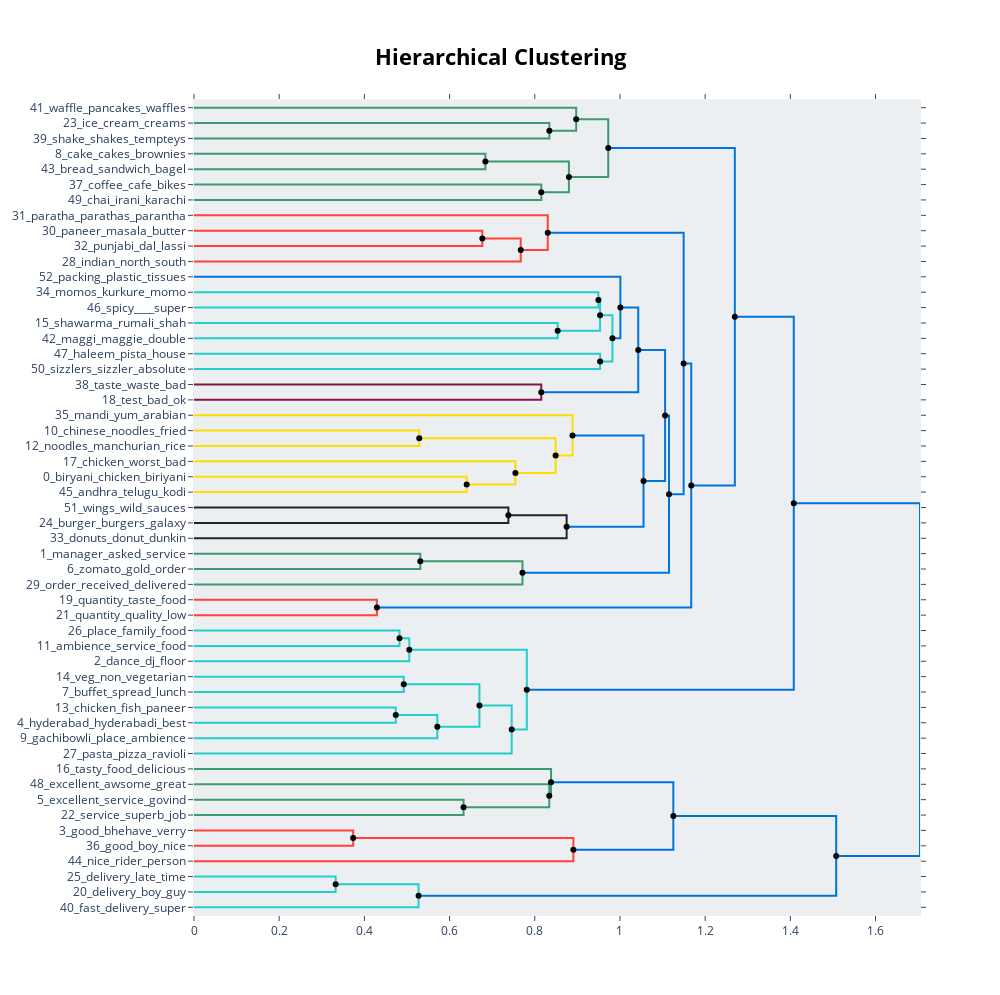

This figure's notebook cell:
### Code cell
model_base.visualize_hierarchy(hierarchical_topics=hierarchical_topics)

### Figure 1 — Plotly figure (JSON) as saved in the notebook; plotly's stock layout.template omitted (floating-point values rounded to 4 significant figures)
{"data": [{"hoverinfo": "text", "marker": {"color": "rgb(61,153,112)"}, "mode": "lines", "text": ["ice_cream_creams_stone_nuts", "", "", "shake_shakes_tempteys_brownie_caramel"], "type": "scatter", "x": [0, 0.8343, 0.8343, 0], "xaxis": "x", "y": [-15, -15, -25, -25], "yaxis": "y"}, {"hoverinfo": "text", "marker": {"color": "rgb(61,153,112)"}, "mode": "lines", "text": ["waffle_pancakes_waffles_tea_nutella", "", "", "ice_cream_shake_shakes_creams"], "type": "scatter", "x": [0, 0.8973, 0.8973, 0.8343], "xaxis": "x", "y": [-5, -5, -20, -20], "yaxis": "y"}, {"hoverinfo": "text", "marker": {"color": "rgb(61,153,112)"}, "mode": "lines", "text": ["cake_cakes_brownies_cupcakes_chocolate", "", "", "bread_sandwich_bagel_coffee_bakery"], "type": "scatter", "x": [0, 0.6841, 0.6841, 0], "xaxis": "x", "y": [-35, -35, -45, -45], "yaxis": "y"}, {"hoverinfo": "text", "marker": {"color": "rgb(61,153,112)"}, "mode": "lines", "text": ["coffee_cafe_bikes_cars_bike", "", "", "chai_irani_karachi_cafe_old"], "type": "scatter", "x": [0, 0.8153, 0.8153, 0], "xaxis": "x", "y": [-55, -55, -65, -65], "yaxis": "y"}, {"hoverinfo": "text", "marker": {"color": "rgb(61,153,112)"}, "mode": "lines", "text": ["cake_cakes_brownies_chocolate_cupcakes", "", "", "cafe_coffee_chai_irani_bikes"], "type": "scatter", "x": [0.6841, 0.8802, 0.8802, 0.8153], "xaxis": "x", "y": [-40, -40, -60, -60], "yaxis": "y"}, {"hoverinfo": "text", "marker": {"color": "rgb(61,153,112)"}, "mode": "lines", "text": ["ice_cream_shake_shakes_creams", "", "", "cake_coffee_cafe_cakes_chocolate"], "type": "scatter", "x": [0.8973, 0.9725, 0.9725, 0.8802], "xaxis": "x", "y": [-12.5, -12.5, -50, -50], "yaxis": "y"}, {"hoverinfo": "text", "marker": {"color": "rgb(255,65,54)"}, "mode": "lines", "text": ["paneer_masala_butter_ordered_curry", "", "", "punjabi_dal_lassi_food_makhani"], "type": "scatter", "x": [0, 0.6769, 0.6769, 0], "xaxis": "x", "y": [-85, -85, -95, -95], "yaxis": "y"}, {"hoverinfo": "text", "marker": {"color": "rgb(255,65,54)"}, "mode": "lines", "text": ["punjabi_paneer_dal_butter_makhani", "", "", "indian_north_south_food_good"], "type": "scatter", "x": [0.6769, 0.767, 0.767, 0], "xaxis": "x", "y": [-90, -90, -105, -105], "yaxis": "y"}, {"hoverinfo": "text", "marker": {"color": "rgb(255,65,54)"}, "mode": "lines", "text": ["paratha_parathas_parantha_aloo_chutney", "", "", "punjabi_paneer_indian_north_dal"], "type": "scatter", "x": [0, 0.8305, 0.8305, 0.767], "xaxis": "x", "y": [-75, -75, -97.5, -97.5], "yaxis": "y"}, {"hoverinfo": "text", "marker": {"color": "rgb(35,205,205)"}, "mode": "lines", "text": ["momos_kurkure_momo_steamed_sauce", "", "", "spicy____super_stomach_vegitables"], "type": "scatter", "x": [0, 0.9494, 0.9494, 0], "xaxis": "x", "y": [-125, -125, -135, -135], "yaxis": "y"}, {"hoverinfo": "text", "marker": {"color": "rgb(35,205,205)"}, "mode": "lines", "text": ["shawarma_rumali_shah_ghouse_shawarmas", "", "", "maggi_maggie_double_egg_fried"], "type": "scatter", "x": [0, 0.8538, 0.8538, 0], "xaxis": "x", "y": [-145, -145, -155, -155], "yaxis": "y"}, {"hoverinfo": "text", "marker": {"color": "rgb(35,205,205)"}, "mode": "lines", "text": ["momos_kurkure_momo_steamed_spicy", "", "", "shawarma_maggi_maggie_rumali_chicken"], "type": "scatter", "x": [0.9494, 0.9533, 0.9533, 0.8538], "xaxis": "x", "y": [-130, -130, -150, -150], "yaxis": "y"}, {"hoverinfo": "text", "marker": {"color": "rgb(35,205,205)"}, "mode": "lines", "text": ["haleem_pista_house_ramzan_ghouse", "", "", "sizzlers_sizzler_absolute_sizzling_absolutely"], "type": "scatter", "x": [0, 0.9534, 0.9534, 0], "xaxis": "x", "y": [-165, -165, -175, -175], "yaxis": "y"}, {"hoverinfo": "text", "marker": {"color": "rgb(35,205,205)"}, "mode": "lines", "text": ["shawarma_momos_maggi_maggie_kurkure", "", "", "haleem_sizzlers_sizzler_absolute_pista"], "type": "scatter", "x": [0.9533, 0.9823, 0.9823, 0.9534], "xaxis": "x", "y": [-140, -140, -170, -170], "yaxis": "y"}, {"hoverinfo": "text", "marker": {"color": "rgb(0,116,217)"}, "mode": "lines", "text": ["packing_plastic_tissues_cutlery_cover", "", "", "shawarma_momos_haleem_maggi_sizzlers"], "type": "scatter", "x": [0, 1.001, 1.001, 0.9823], "xaxis": "x", "y": [-115, -115, -155, -155], "yaxis": "y"}, {"hoverinfo": "text", "marker": {"color": "rgb(133,20,75)"}, "mode": "lines", "text": ["taste_waste_bad_zero_nom", "", "", "test_bad_ok_worst_nic"], "type": "scatter", "x": [0, 0.8153, 0.8153, 0], "xaxis": "x", "y": [-185, -185, -195, -195], "yaxis": "y"}, {"hoverinfo": "text", "marker": {"color": "rgb(0,116,217)"}, "mode": "lines", "text": ["shawarma_momos_haleem_maggi_sizzlers", "", "", "bad_taste_waste_test_ok"], "type": "scatter", "x": [1.001, 1.043, 1.043, 0.8153], "xaxis": "x", "y": [-135, -135, -190, -190], "yaxis": "y"}, {"hoverinfo": "text", "marker": {"color": "rgb(255,220,0)"}, "mode": "lines", "text": ["chinese_noodles_fried_authentic_soup", "", "", "noodles_manchurian_rice_fried_ordered"], "type": "scatter", "x": [0, 0.5288, 0.5288, 0], "xaxis": "x", "y": [-215, -215, -225, -225], "yaxis": "y"}, {"hoverinfo": "text", "marker": {"color": "rgb(255,220,0)"}, "mode": "lines", "text": ["biryani_chicken_biriyani_mutton_taste", "", "", "andhra_telugu_kodi_authentic_pulav"], "type": "scatter", "x": [0, 0.6402, 0.6402, 0], "xaxis": "x", "y": [-245, -245, -255, -255], "yaxis": "y"}, {"hoverinfo": "text", "marker": {"color": "rgb(255,220,0)"}, "mode": "lines", "text": ["chicken_worst_bad_smell_oil", "", "", "biryani_chicken_biriyani_taste_mutton"], "type": "scatter", "x": [0, 0.7546, 0.7546, 0.6402], "xaxis": "x", "y": [-235, -235, -250, -250], "yaxis": "y"}, {"hoverinfo": "text", "marker": {"color": "rgb(255,220,0)"}, "mode": "lines", "text": ["chinese_noodles_rice_fried_manchurian", "", "", "biryani_chicken_biriyani_ordered_taste"], "type": "scatter", "x": [0.5288, 0.849, 0.849, 0.7546], "xaxis": "x", "y": [-220, -220, -242.5, -242.5], "yaxis": "y"}, {"hoverinfo": "text", "marker": {"color": "rgb(255,220,0)"}, "mode": "lines", "text": ["mandi_yum_arabian_tree_mutton", "", "", "biryani_chicken_chinese_ordered_rice"], "type": "scatter", "x": [0, 0.8886, 0.8886, 0.849], "xaxis": "x", "y": [-205, -205, -231.2, -231.2], "yaxis": "y"}, {"hoverinfo": "text", "marker": {"color": "rgb(40,35,35)"}, "mode": "lines", "text": ["wings_wild_sauces_chicken_nuggets", "", "", "burger_burgers_galaxy_milky_chicken"], "type": "scatter", "x": [0, 0.738, 0.738, 0], "xaxis": "x", "y": [-265, -265, -275, -275], "yaxis": "y"}, {"hoverinfo": "text", "marker": {"color": "rgb(40,35,35)"}, "mode": "lines", "text": ["burger_wings_burgers_chicken_sauces", "", "", "donuts_donut_dunkin_chocolate_coffee"], "type": "scatter", "x": [0.738, 0.8748, 0.8748, 0], "xaxis": "x", "y": [-270, -270, -285, -285], "yaxis": "y"}, {"hoverinfo": "text", "marker": {"color": "rgb(0,116,217)"}, "mode": "lines", "text": ["biryani_chicken_rice_chinese_ordered", "", "", "burger_donuts_wings_burgers_chicken"], "type": "scatter", "x": [0.8886, 1.055, 1.055, 0.8748], "xaxis": "x", "y": [-218.1, -218.1, -277.5, -277.5], "yaxis": "y"}, {"hoverinfo": "text", "marker": {"color": "rgb(0,116,217)"}, "mode": "lines", "text": ["shawarma_momos_haleem_maggi_sizzlers", "", "", "biryani_chicken_ordered_rice_burger"], "type": "scatter", "x": [1.043, 1.106, 1.106, 1.055], "xaxis": "x", "y": [-162.5, -162.5, -247.8, -247.8], "yaxis": "y"}, {"hoverinfo": "text", "marker": {"color": "rgb(61,153,112)"}, "mode": "lines", "text": ["manager_asked_service_table_worst", "", "", "zomato_gold_order_restaurant_delivery"], "type": "scatter", "x": [0, 0.5312, 0.5312, 0], "xaxis": "x", "y": [-295, -295, -305, -305], "yaxis": "y"}, {"hoverinfo": "text", "marker": {"color": "rgb(61,153,112)"}, "mode": "lines", "text": ["zomato_asked_manager_service_worst", "", "", "order_received_delivered_wrong_delivery"], "type": "scatter", "x": [0.5312, 0.7711, 0.7711, 0], "xaxis": "x", "y": [-300, -300, -315, -315], "yaxis": "y"}, {"hoverinfo": "text", "marker": {"color": "rgb(0,116,217)"}, "mode": "lines", "text": ["biryani_chicken_ordered_taste_shawarma", "", "", "zomato_asked_order_manager_service"], "type": "scatter", "x": [1.106, 1.115, 1.115, 0.7711], "xaxis": "x", "y": [-205.2, -205.2, -307.5, -307.5], "yaxis": "y"}, {"hoverinfo": "text", "marker": {"color": "rgb(0,116,217)"}, "mode": "lines", "text": ["punjabi_paratha_paneer_indian_north", "", "", "biryani_chicken_ordered_order_taste"], "type": "scatter", "x": [0.8305, 1.15, 1.15, 1.115], "xaxis": "x", "y": [-86.25, -86.25, -256.3, -256.3], "yaxis": "y"}, {"hoverinfo": "text", "marker": {"color": "rgb(255,65,54)"}, "mode": "lines", "text": ["quantity_taste_food_quality_salt", "", "", "quantity_quality_low_sucks_poor"], "type": "scatter", "x": [0, 0.4293, 0.4293, 0], "xaxis": "x", "y": [-325, -325, -335, -335], "yaxis": "y"}, {"hoverinfo": "text", "marker": {"color": "rgb(0,116,217)"}, "mode": "lines", "text": ["biryani_chicken_ordered_taste_food", "", "", "quantity_quality_price_taste_low"], "type": "scatter", "x": [1.15, 1.167, 1.167, 0.4293], "xaxis": "x", "y": [-171.3, -171.3, -330, -330], "yaxis": "y"}, {"hoverinfo": "text", "marker": {"color": "rgb(0,116,217)"}, "mode": "lines", "text": ["cake_cream_ice_chocolate_coffee", "", "", "biryani_chicken_ordered_taste_food"], "type": "scatter", "x": [0.9725, 1.27, 1.27, 1.167], "xaxis": "x", "y": [-31.25, -31.25, -250.6, -250.6], "yaxis": "y"}, {"hoverinfo": "text", "marker": {"color": "rgb(35,205,205)"}, "mode": "lines", "text": ["place_family_food_great_good", "", "", "ambience_service_food_good_staff"], "type": "scatter", "x": [0, 0.4824, 0.4824, 0], "xaxis": "x", "y": [-345, -345, -355, -355], "yaxis": "y"}, {"hoverinfo": "text", "marker": {"color": "rgb(35,205,205)"}, "mode": "lines", "text": ["ambience_food_service_place_good", "", "", "dance_dj_floor_music_place"], "type": "scatter", "x": [0.4824, 0.5055, 0.5055, 0], "xaxis": "x", "y": [-350, -350, -365, -365], "yaxis": "y"}, {"hoverinfo": "text", "marker": {"color": "rgb(35,205,205)"}, "mode": "lines", "text": ["veg_non_vegetarian_starters_vegetarians", "", "", "buffet_spread_lunch_starters_main"], "type": "scatter", "x": [0, 0.4924, 0.4924, 0], "xaxis": "x", "y": [-375, -375, -385, -385], "yaxis": "y"}, {"hoverinfo": "text", "marker": {"color": "rgb(35,205,205)"}, "mode": "lines", "text": ["chicken_fish_paneer_soup_main", "", "", "hyderabad_hyderabadi_best_place_food"], "type": "scatter", "x": [0, 0.4737, 0.4737, 0], "xaxis": "x", "y": [-395, -395, -405, -405], "yaxis": "y"}, {"hoverinfo": "text", "marker": {"color": "rgb(35,205,205)"}, "mode": "lines", "text": ["hyderabad_chicken_best_place_fish", "", "", "gachibowli_place_ambience_area_food"], "type": "scatter", "x": [0.4737, 0.5713, 0.5713, 0], "xaxis": "x", "y": [-400, -400, -415, -415], "yaxis": "y"}, {"hoverinfo": "text", "marker": {"color": "rgb(35,205,205)"}, "mode": "lines", "text": ["buffet_veg_non_spread_starters", "", "", "hyderabad_gachibowli_place_best_chicken"], "type": "scatter", "x": [0.4924, 0.6701, 0.6701, 0.5713], "xaxis": "x", "y": [-380, -380, -407.5, -407.5], "yaxis": "y"}, {"hoverinfo": "text", "marker": {"color": "rgb(35,205,205)"}, "mode": "lines", "text": ["buffet_hyderabad_veg_place_gachibowli", "", "", "pasta_pizza_ravioli_frio_cheese"], "type": "scatter", "x": [0.6701, 0.7459, 0.7459, 0], "xaxis": "x", "y": [-393.8, -393.8, -425, -425], "yaxis": "y"}, {"hoverinfo": "text", "marker": {"color": "rgb(35,205,205)"}, "mode": "lines", "text": ["dj_place_dance_music_ambience", "", "", "buffet_hyderabad_veg_place_gachibowli"], "type": "scatter", "x": [0.5055, 0.7813, 0.7813, 0.7459], "xaxis": "x", "y": [-357.5, -357.5, -409.4, -409.4], "yaxis": "y"}, {"hoverinfo": "text", "marker": {"color": "rgb(0,116,217)"}, "mode": "lines", "text": ["biryani_ordered_chicken_taste_food", "", "", "place_good_ambience_buffet_food"], "type": "scatter", "x": [1.27, 1.408, 1.408, 0.7813], "xaxis": "x", "y": [-140.9, -140.9, -383.4, -383.4], "yaxis": "y"}, {"hoverinfo": "text", "marker": {"color": "rgb(61,153,112)"}, "mode": "lines", "text": ["excellent_service_govind_nice_thank", "", "", "service_superb_job_good_thank"], "type": "scatter", "x": [0, 0.6328, 0.6328, 0], "xaxis": "x", "y": [-455, -455, -465, -465], "yaxis": "y"}, {"hoverinfo": "text", "marker": {"color": "rgb(61,153,112)"}, "mode": "lines", "text": ["excellent_awsome_great_amazing_thank", "", "", "service_excellent_govind_thank_nice"], "type": "scatter", "x": [0, 0.834, 0.834, 0.6328], "xaxis": "x", "y": [-445, -445, -460, -460], "yaxis": "y"}, {"hoverinfo": "text", "marker": {"color": "rgb(61,153,112)"}, "mode": "lines", "text": ["tasty_food_delicious_awesome_yummy", "", "", "excellent_service_govind_thank_nice"], "type": "scatter", "x": [0, 0.8382, 0.8382, 0.834], "xaxis": "x", "y": [-435, -435, -452.5, -452.5], "yaxis": "y"}, {"hoverinfo": "text", "marker": {"color": "rgb(255,65,54)"}, "mode": "lines", "text": ["good_bhehave_verry_combo_nice", "", "", "good_boy_nice_rider_absolute"], "type": "scatter", "x": [0, 0.3737, 0.3737, 0], "xaxis": "x", "y": [-475, -475, -485, -485], "yaxis": "y"}, {"hoverinfo": "text", "marker": {"color": "rgb(255,65,54)"}, "mode": "lines", "text": ["good_boy_nice_bhehave_rider", "", "", "nice_rider_person__"], "type": "scatter", "x": [0.3737, 0.8906, 0.8906, 0], "xaxis": "x", "y": [-480, -480, -495, -495], "yaxis": "y"}, {"hoverinfo": "text", "marker": {"color": "rgb(0,116,217)"}, "mode": "lines", "text": ["excellent_service_nice_govind_thank", "", "", "good_nice_boy_rider_bhehave"], "type": "scatter", "x": [0.8382, 1.125, 1.125, 0.8906], "xaxis": "x", "y": [-443.8, -443.8, -487.5, -487.5], "yaxis": "y"}, {"hoverinfo": "text", "marker": {"color": "rgb(35,205,205)"}, "mode": "lines", "text": ["delivery_late_time_delivered_deliver", "", "", "delivery_boy_guy_man_good"], "type": "scatter", "x": [0, 0.3326, 0.3326, 0], "xaxis": "x", "y": [-505, -505, -515, -515], "yaxis": "y"}, {"hoverinfo": "text", "marker": {"color": "rgb(35,205,205)"}, "mode": "lines", "text": ["delivery_late_time_delivered_boy", "", "", "fast_delivery_super_speed_delivary"], "type": "scatter", "x": [0.3326, 0.5272, 0.5272, 0], "xaxis": "x", "y": [-510, -510, -525, -525], "yaxis": "y"}, {"hoverinfo": "text", "marker": {"color": "rgb(0,116,217)"}, "mode": "lines", "text": ["good_excellent_service_nice_thank", "", "", "delivery_fast_time_late_boy"], "type": "scatter", "x": [1.125, 1.508, 1.508, 0.5272], "xaxis": "x", "y": [-465.6, -465.6, -517.5, -517.5], "yaxis": "y"}, {"hoverinfo": "text", "marker": {"color": "rgb(0,116,217)"}, "mode": "lines", "text": ["place_biryani_food_good_chicken", "", "", "delivery_good_excellent_service_nice"], "type": "scatter", "x": [1.408, 1.704, 1.704, 1.508], "xaxis": "x", "y": [-262.2, -262.2, -491.6, -491.6], "yaxis": "y"}, {"hoverinfo": "text", "hovertext": ["cake_cakes_brownies_chocolate_cupcakes", "ice_cream_shake_shakes_creams", "punjabi_paneer_dal_butter_makhani", "momos_kurkure_momo_steamed_spicy", "shawarma_momos_maggi_maggie_kurkure", "shawarma_momos_haleem_maggi_sizzlers", "chinese_noodles_rice_fried_manchurian", "burger_wings_burgers_chicken_sauces", "biryani_chicken_rice_chinese_ordered", "shawarma_momos_haleem_maggi_sizzlers", "zomato_asked_manager_service_worst", "biryani_chicken_ordered_taste_shawarma", "punjabi_paratha_paneer_indian_north", "biryani_chicken_ordered_taste_food", "cake_cream_ice_chocolate_coffee", "ambience_food_service_place_good", "hyderabad_chicken_best_place_fish", "buffet_veg_non_spread_starters", "buffet_hyderabad_veg_place_gachibowli", "dj_place_dance_music_ambience", "biryani_ordered_chicken_taste_food", "good_boy_nice_bhehave_rider", "excellent_service_nice_govind_thank", "delivery_late_time_delivered_boy", "good_excellent_service_nice_thank", "place_biryani_food_good_chicken"], "marker": {"color": "black"}, "mode": "markers", "showlegend": false, "type": "scatter", "x": [0.6841, 0.8973, 0.6769, 0.9494, 0.9533, 1.001, 0.5288, 0.738, 0.8886, 1.043, 0.5312, 1.106, 0.8305, 1.15, 0.9725, 0.4824, 0.4737, 0.4924, 0.6701, 0.5055, 1.27, 0.3737, 0.8382, 0.3326, 1.125, 1.408], "y": [-40, -12.5, -90, -130, -140, -135, -220, -270, -218.1, -162.5, -300, -205.2, -86.25, -171.3, -31.25, -350, -400, -380, -393.8, -357.5, -140.9, -480, -443.8, -510, -465.6, -262.2]}, {"hoverinfo": "text", "hovertext": ["ice_cream_shake_shakes_creams", "cafe_coffee_chai_irani_bikes", "cake_coffee_cafe_cakes_chocolate", "punjabi_paneer_indian_north_dal", "shawarma_maggi_maggie_rumali_chicken", "haleem_sizzlers_sizzler_absolute_pista", "shawarma_momos_haleem_maggi_sizzlers", "bad_taste_waste_test_ok", "biryani_chicken_biriyani_taste_mutton", "biryani_chicken_biriyani_ordered_taste", "biryani_chicken_chinese_ordered_rice", "burger_donuts_wings_burgers_chicken", "biryani_chicken_ordered_rice_burger", "zomato_asked_order_manager_service", "biryani_chicken_ordered_order_taste", "quantity_quality_price_taste_low", "biryani_chicken_ordered_taste_food", "hyderabad_gachibowli_place_best_chicken", "buffet_hyderabad_veg_place_gachibowli", "place_good_ambience_buffet_food", "service_excellent_govind_thank_nice", "excellent_service_govind_thank_nice", "good_nice_boy_rider_bhehave", "delivery_fast_time_late_boy", "delivery_good_excellent_service_nice"], "marker": {"color": "black"}, "mode": "markers", "showlegend": false, "type": "scatter", "x": [0.8343, 0.8153, 0.8802, 0.767, 0.8538, 0.9534, 0.9823, 0.8153, 0.6402, 0.7546, 0.849, 0.8748, 1.055, 0.7711, 1.115, 0.4293, 1.167, 0.5713, 0.7459, 0.7813, 0.6328, 0.834, 0.8906, 0.5272, 1.508], "y": [-20, -60, -50, -97.5, -150, -170, -155, -190, -250, -242.5, -231.2, -277.5, -247.8, -307.5, -256.3, -330, -250.6, -407.5, -409.4, -383.4, -460, -452.5, -487.5, -517.5, -491.6]}], "layout": {"autosize": false, "height": 995, "hoverlabel": {"bgcolor": "white", "font": {"family": "Rockwell", "size": 16}}, "hovermode": "closest", "plot_bgcolor": "#ECEFF1", "showlegend": false, "title": {"font": {"color": "Black", "size": 22}, "text": "<b>Hierarchical Clustering</b>", "x": 0.5, "xanchor": "center", "yanchor": "top"}, "width": 1000, "xaxis": {"mirror": "allticks", "rangemode": "tozero", "showgrid": false, "showline": true, "showticklabels": true, "ticks": "outside", "type": "linear", "zeroline": false}, "yaxis": {"mirror": "allticks", "range": [-530, 0], "rangemode": "tozero", "showgrid": false, "showline": true, "showticklabels": true, "tickmode": "array", "ticks": "outside", "ticktext": ["41_waffle_pancakes_waffles", "23_ice_cream_creams", "39_shake_shakes_tempteys", "8_cake_cakes_brownies", "43_bread_sandwich_bagel", "37_coffee_cafe_bikes", "49_chai_irani_karachi", "31_paratha_parathas_parantha", "30_paneer_masala_butter", "32_punjabi_dal_lassi", "28_indian_north_south", "52_packing_plastic_tissues", "34_momos_kurkure_momo", "46_spicy____super", "15_shawarma_rumali_shah", "42_maggi_maggie_double", "47_haleem_pista_house", "50_sizzlers_sizzler_absolute", "38_taste_waste_bad", "18_test_bad_ok", "35_mandi_yum_arabian", "10_chinese_noodles_fried", "12_noodles_manchurian_rice", "17_chicken_worst_bad", "0_biryani_chicken_biriyani", "45_andhra_telugu_kodi", "51_wings_wild_sauces", "24_burger_burgers_galaxy", "33_donuts_donut_dunkin", "1_manager_asked_service", "6_zomato_gold_order", "29_order_received_delivered", "19_quantity_taste_food", "21_quantity_quality_low", "26_place_family_food", "11_ambience_service_food", "2_dance_dj_floor", "14_veg_non_vegetarian", "7_buffet_spread_lunch", "13_chicken_fish_paneer", "4_hyderabad_hyderabadi_best", "9_gachibowli_place_ambience", "27_pasta_pizza_ravioli", "16_tasty_food_delicious", "48_excellent_awsome_great", "5_excellent_service_govind", "22_service_superb_job", "3_good_bhehave_verry", "36_good_boy_nice", "44_nice_rider_person", "25_delivery_late_time", "20_delivery_boy_guy", "40_fast_delivery_super"], "tickvals": [-5, -15, -25, -35, -45, -55, -65, -75, -85, -95, -105, -115, -125, -135, -145, -155, -165, -175, -185, -195, -205, -215, -225, -235, -245, -255, -265, -275, -285, -295, -305, -315, -325, -335, -345, -355, -365, -375, -385, -395, -405, -415, -425, -435, -445, -455, -465, -475, -485, -495, -505, -515, -525], "type": "linear", "zeroline": false}}}
